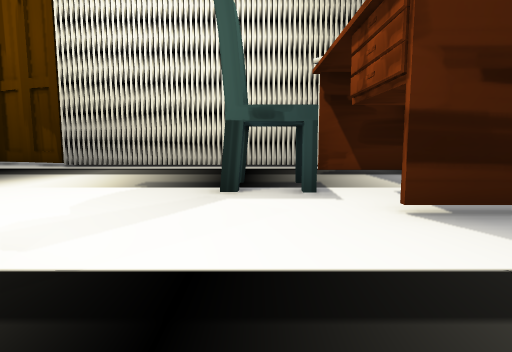
[1] (above)

16 first-person views from a walk through a scene from a Unity 3-D project. The camera is 1.5 m above the floor, tilts 6° down and sees 80° across. Doors are open. The floor is counted in squares, 2 m on a side. Each view is taken from the middle of a square. On the plan, view 1 faces up. The plan holds only what a view shows up to about 10 squares ahead; the rest is blank. The place goes on beyond the plan.

[2]
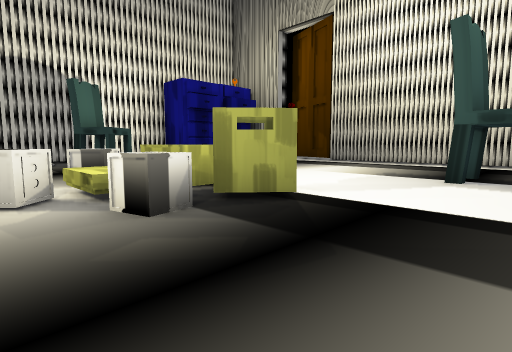

[3]
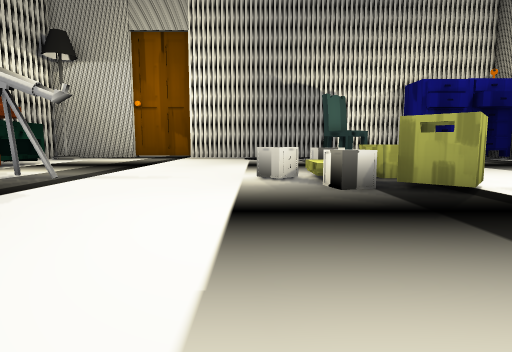

[4]
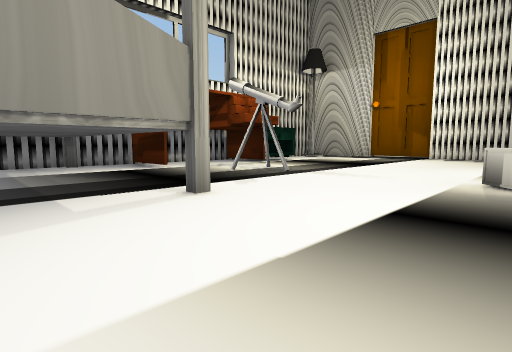

[5]
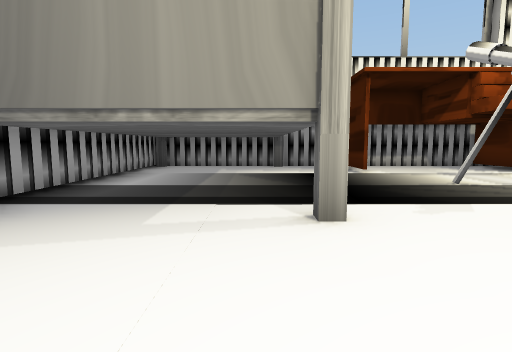

[6]
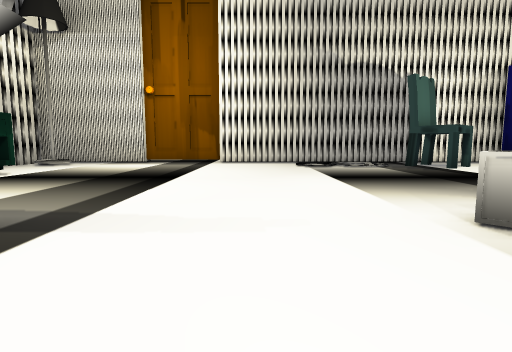

[7]
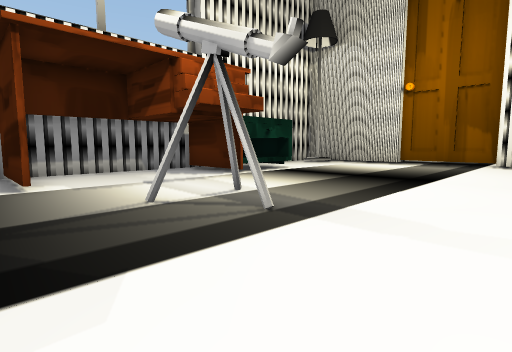

[8]
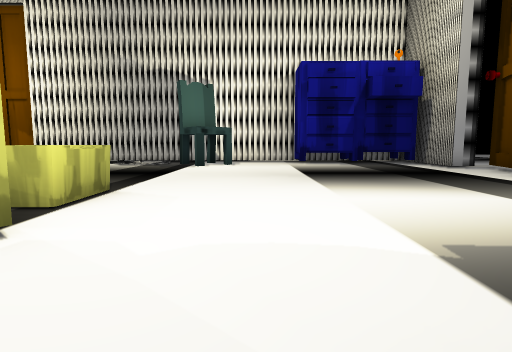

[9]
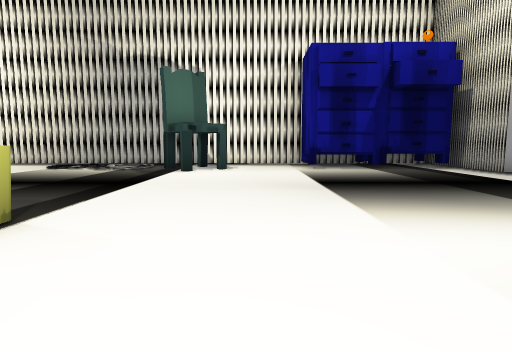

[10]
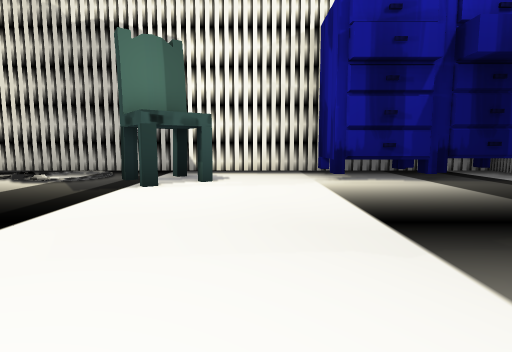

[11]
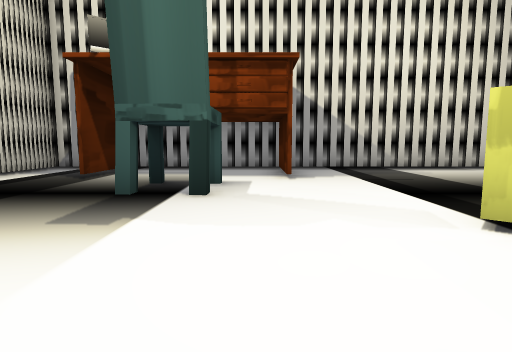

[12]
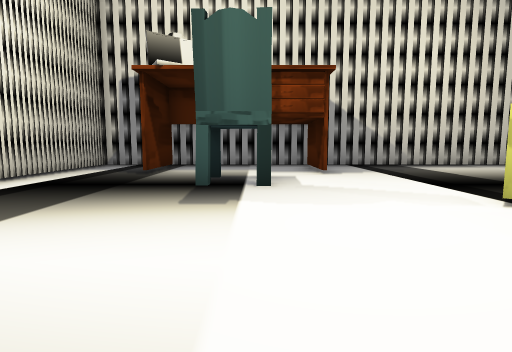

[13]
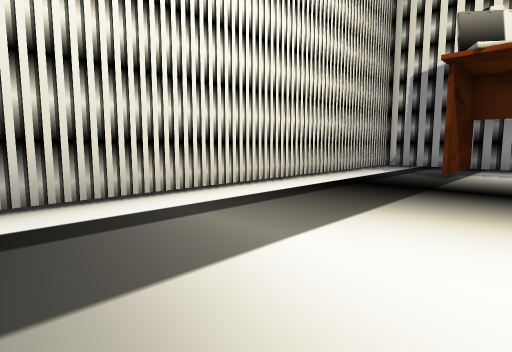

[14]
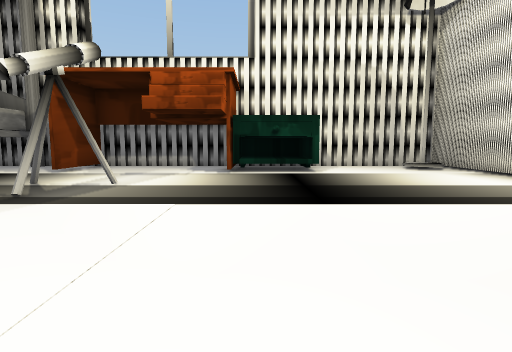

[15]
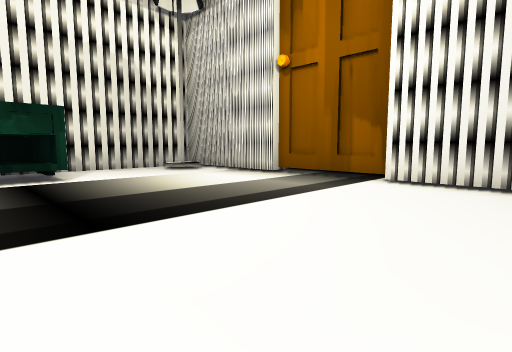

[16]
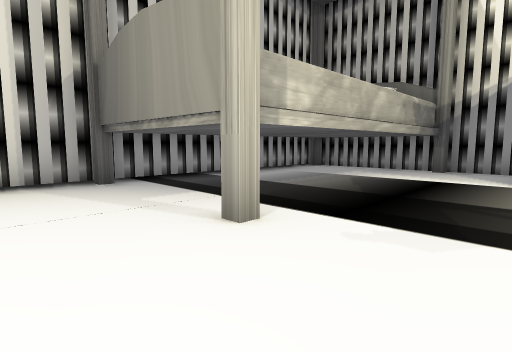

### Floor plan
Points are (right, up) in squares from view 1. A wall is a line through its corners. A room is listed if a view was taken in it or the views show most of it. See-through windows are left out.
Room 1 (views 1, 2, 3, 4, 5, 6, 7, 8, 9, 10, 11, 12, 13, 14, 15, 16)
walls: (0, -4.9) (0.5, -4.9); (1.5, 3.3) (4, 3.3); (2.8, 3.2) (1.5, 3.2); (3.9, -4.9) (4.3, -4.9) (4.3, 10.1) (-5.8, 10.1); (-1.8, -9.7) (-1.8, -12.2); (-6.3, -9.7) (-6.3, -12.4) (2.9, -12.4); (-8.7, -10) (-6.4, -10); (-13.2, -5.4) (-13.2, -8.4); (-1.9, -12.1) (-1.9, -9.7); (-13, -8.4) (-13, -12.1); (0, -12) (0.5, -12); (4, 7.7) (1.5, 7.7); (-8, 10.8) (-9.6, 11.3); (-9.5, 10.9) (-9.5, 10.1) (-13, 10.1); (-11.2, 10) (-11.2, 5.6) (-13, 5.6) (-13, -5.5); (4.3, -12.1) (4.3, -5.2); (-11.9, -12.4) (-9.1, -12.4)
low walls: (-13, 7.6) (-13, 6.2); (-13, 10.1) (-13, 9)
objects: chair (-12, 2) to (-11, 3); other object (-5, 0); bin (-5, 1) to (-4, 1); other object (-4, -8) to (-3, -8); other object (-4, -2); box (-4, -1) to (-3, 0); basket (-3, 1) to (-2, 2); other object (-2, 0); chair (0, 5) to (1, 6)

Positions as (right, up) in squares from view 1, and headings:
1: (0, 0), facing up
2: (1, -2), facing up-left
3: (3, -2), facing left
4: (3, -1), facing down-left
5: (1, -2), facing down
6: (-1, -4), facing left
7: (-1, -4), facing down-left
8: (0, 4), facing left
9: (-2, 4), facing left
10: (-5, 4), facing left
11: (-5, 4), facing right
12: (-6, 5), facing right
13: (-6, 6), facing up-right
14: (-7, -2), facing down
15: (-7, -3), facing down-left
16: (-2, -3), facing down-right
